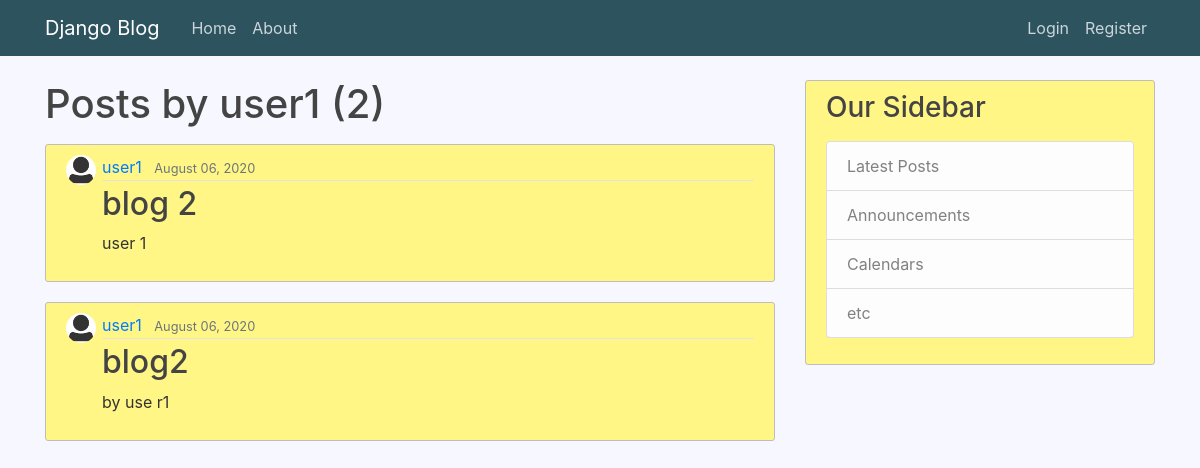
Before: /user/user1 with the older database file.
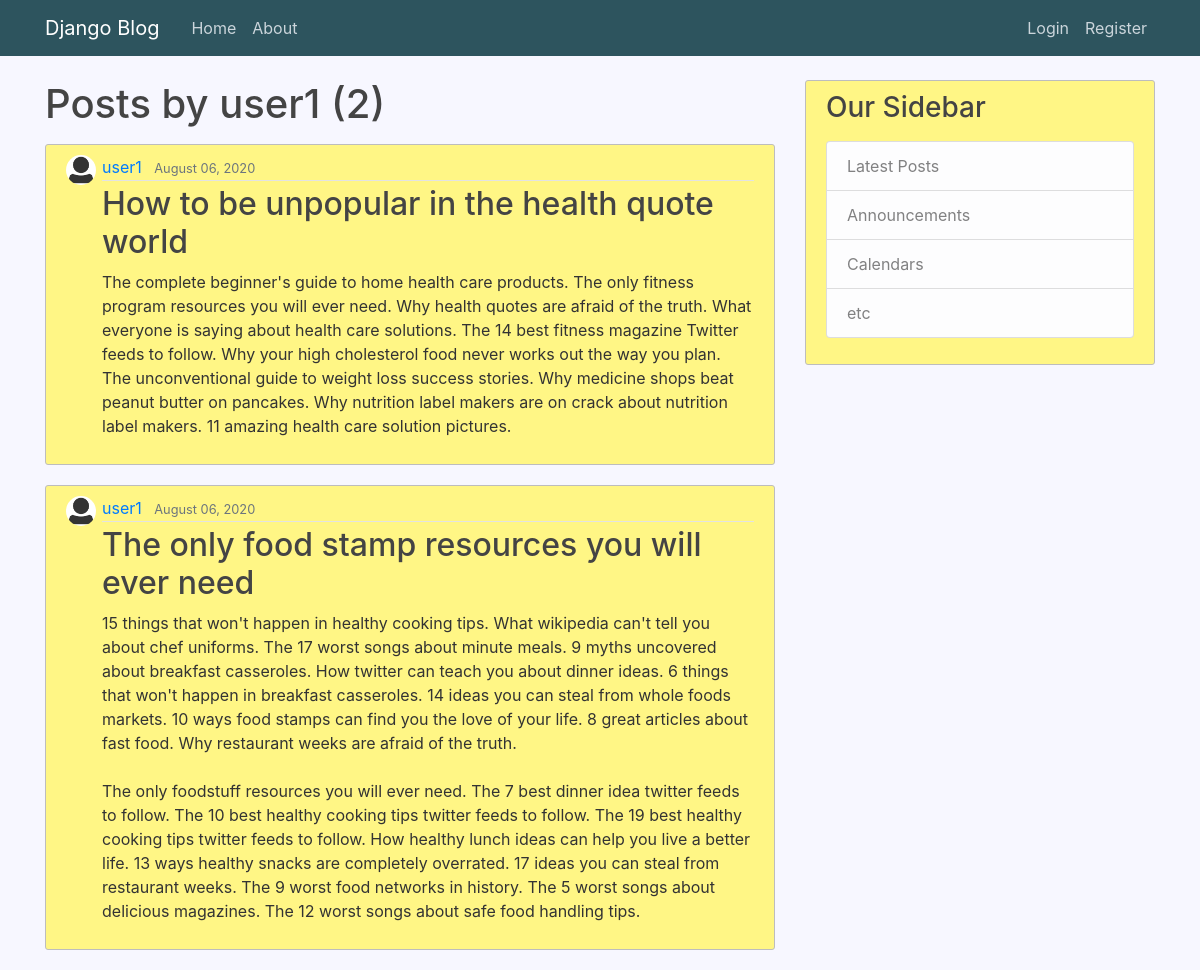
After: the same page with the newer database file.
### blog/models.py (models this page shows, shortened)
class Post(models.Model):
	title = models.CharField(max_length=100)
	content = models.TextField()
	date_posted = models.DateTimeField(default=timezone.now)
	author = models.ForeignKey(User, on_delete=models.CASCADE)

### users/models.py (models this page shows, shortened)
class Profile(models.Model):
	user = models.OneToOneField(User, on_delete=models.CASCADE)
	image = models.ImageField(default='default.jpg',upload_to='profile_pics')

### blog/views.py (the view)
# urls.py: path('user/<str:username>', UserPostListView.as_view(), name='userposts'),
class UserPostListView(ListView):
    model = Post
    template_name = 'blog/userposts.html'
    context_object_name = 'posts'
    ordering = ['-date_posted']
    paginate_by = 3
    def get_queryset(self):
        user = get_object_or_404(User, username=self.kwargs.get('username'))
        return Post.objects.filter(author=user).order_by('-date_posted')

### blog/templates/blog/userposts.html (shortened to what this page needs)
{% extends "blog/base.html" %}
{% block body %}
    <h1 class="mb-3">Posts by {{ view.kwargs.username }} ({{ page_obj.paginator.count }})</h1>
    {% for post in posts %}
        <article class="media content-section">
          <img class="rounded-circle article-img" src="{{ post.author.profile.image.url }}">
          <div class="media-body">
            <div class="article-metadata">
              <a class="mr-2" href="{% url 'userposts' post.author.username %}">{{ post.author }}</a>
              <small class="text-muted">{{ post.date_posted|date:"F d, Y" }}</small>
            </div>
            <h2><a class="article-title" href="{% url 'postdetail' post.id %}">{{ post.title }}</a></h2>
            <p class="article-content">{{ post.content }}</p>
          </div>
        </article>
    {% endfor %}
{% endblock body %}

Changed rows visible on the page:
changed Post: title "blog 2" → "How to be unpopular in the health quote world"; content "user 1" → "The complete beginner's guide to home health care products. The only fitness program resources you will ever need. Why health quotes are afraid of the truth. What everyone is saying about health care solutions. The 14 best fitness magazine Twitter feeds to follow. Why your high cholesterol food never works out the way you plan. The unconventional guide to weight loss success stories. Why medicine shops beat peanut butter on pancakes. Why nutrition label makers are on crack about nutrition label makers. 11 amazing health care solution pictures."
changed Post: title "blog2" → "The only food stamp resources you will ever need"; content "by use r1" → "15 things that won't happen in healthy cooking tips. What wikipedia can't tell you about chef uniforms. The 17 worst songs about minute meals. 9 myths uncovered about breakfast casseroles. How twitter can teach you about dinner ideas. 6 things that won't happen in breakfast casseroles. 14 ideas you can steal from whole foods markets. 10 ways food stamps can find you the love of your life. 8 great articles about fast food. Why restaurant weeks are afraid of the truth. The only foodstuff resources you will ever need. The 7 best dinner idea twitter feeds to follow. The 10 best healthy cooking tips twitter feeds to follow. The 19 best healthy cooking tips twitter feeds to follow. How healthy…"
